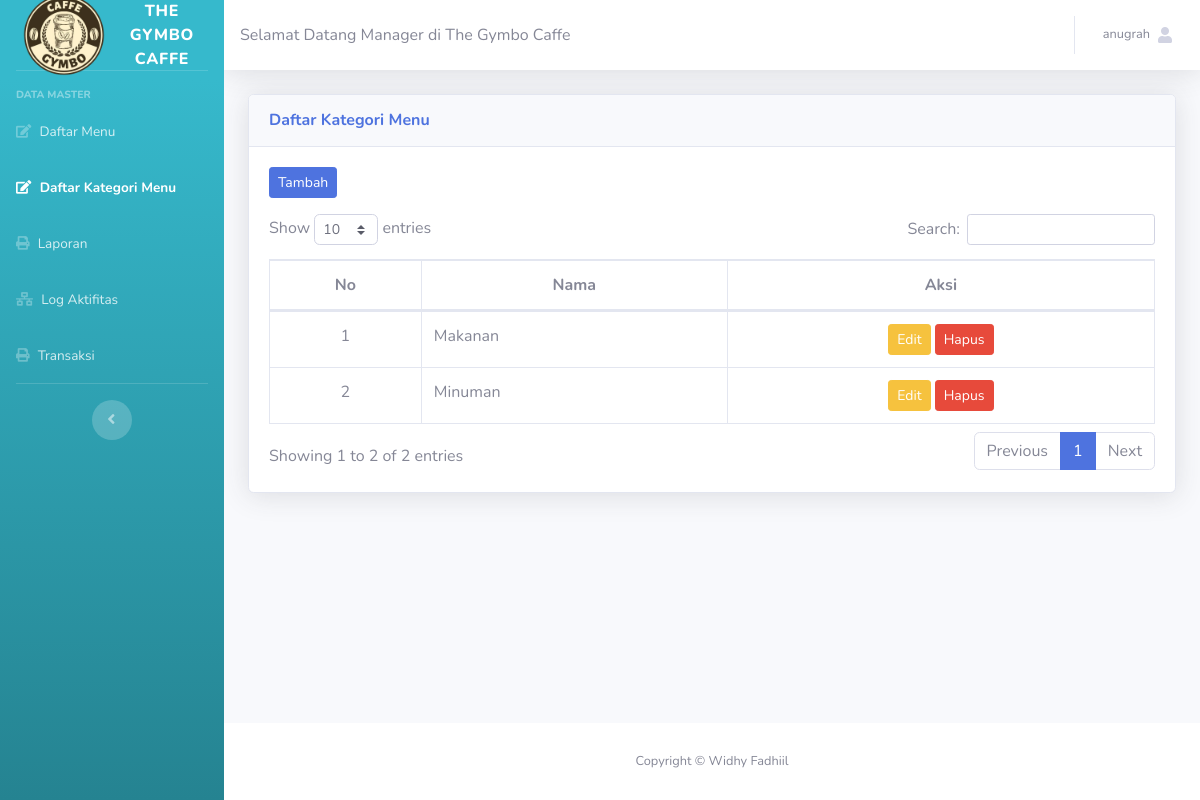
/manager.php?halaman=kategori_barang (signed in), run on the app's committed database.
### tables this page shows
CREATE TABLE `kategori_barang` (
  `kode_kategori_barang` int(2) NOT NULL,
  `nama_kategori` varchar(50) NOT NULL
);

### system/master/kategori_barang/tampil.php (the view, shortened to what this page needs)
<div class="container-fluid">
	<div class="card shadow mb-4">
		<div class="card-header py-3">
			<h6 class="m-0 font-weight-bold text-primary">Daftar Kategori Menu</h6>
		</div>
		<div class="card-body">
			<button type="button" class="btn btn-sm btn-primary mb-3" data-toggle="modal"
				data-target=".bd-example-modal-lg">Tambah</button>
			<div class="table-responsive">
				<table class="table table-bordered" id="dataTable" width="100%" cellspacing="0">
					<thead>
						<tr>
							<th class="text-center">No</th>
							<th class="text-center">Nama</th>
							<th class="text-center">Aksi</th>
						</tr>
					</thead>
					<tbody>
                    <?php
                    $no=1;
                    $query = mysqli_query($koneksi, "SELECT * FROM kategori_barang ORDER BY kode_kategori_barang ASC");
                    foreach ($query as $data) :
                        ?>
						<tr>
							<td class="text-center"><?php echo $no++ ?></td>
							<td><?php echo $data['nama_kategori'] ?></td>
							<td class="text-center">
                                <a style="cursor:pointer" class="btn btn-sm btn-warning text-white" data-toggle="modal"
                                        data-target="#modal-edit<?= $data['kode_kategori_barang'] ?>">Edit</a>
                                <a onclick="return confirm('Yakin ingin menghapus data ?')" href="?halaman=kategori_barang&hapus=<?= $data['kode_kategori_barang'] ?>" class="btn btn-sm btn-danger">Hapus</a>
                            </td>
						</tr>
                        <?php endforeach; ?>
					</tbody>
				</table>
			</div>
		</div>
	</div>
</div>

### data on the page
kategori_barang: nama_kategori "Makanan"
kategori_barang: nama_kategori "Minuman"

### other printed values
$_SESSION['nama_user'] "anugrah"
